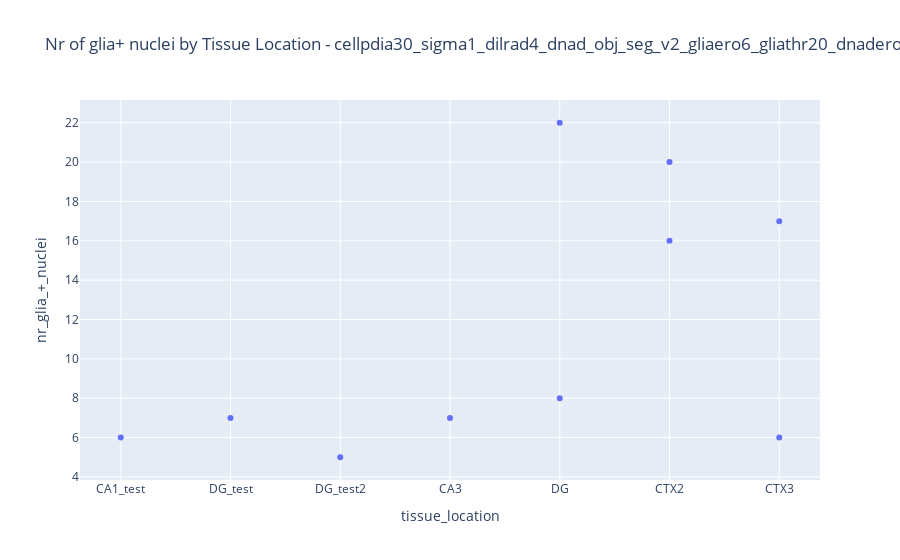

The notebook cell saved with this chart:
### Code cell
# Create the plot
fig = px.scatter(df, x='tissue_location', y='nr_glia_+_nuclei',
                 hover_data=['staining_id','index'], title=f"Nr of glia+ nuclei by Tissue Location - {title}")

# Show the plot
fig.show()

### Figure 1 — Plotly figure (JSON) as saved in the notebook; plotly's stock layout.template omitted (floating-point values rounded to 4 significant figures)
{"data": [{"customdata": [[20, 0], [20, 1], [21, 2], [33, 3], [33, 4], [43, 5], [45, 6], [45, 7], [58, 8], [58, 9]], "hovertemplate": "tissue_location=%{x}<br>nr_glia_+_nuclei=%{y}<br>staining_id=%{customdata[0]}<br>index=%{customdata[1]}<extra></extra>", "legendgroup": "", "marker": {"color": "#636efa", "symbol": "circle"}, "mode": "markers", "name": "", "orientation": "v", "showlegend": false, "type": "scatter", "x": ["CA1_test", "DG_test", "DG_test2", "CA3", "DG", "CTX2", "CTX3", "DG", "CTX2", "CTX3"], "xaxis": "x", "y": [6, 7, 5, 7, 8, 20, 17, 22, 16, 6], "yaxis": "y"}], "layout": {"legend": {"tracegroupgap": 0}, "title": {"text": "Nr of glia+ nuclei by Tissue Location - cellpdia30_sigma1_dilrad4_dnad_obj_seg_v2_gliaero6_gliathr20_dnadero2"}, "xaxis": {"anchor": "y", "domain": [0, 1], "title": {"text": "tissue_location"}}, "yaxis": {"anchor": "x", "domain": [0, 1], "title": {"text": "nr_glia_+_nuclei"}}}}
